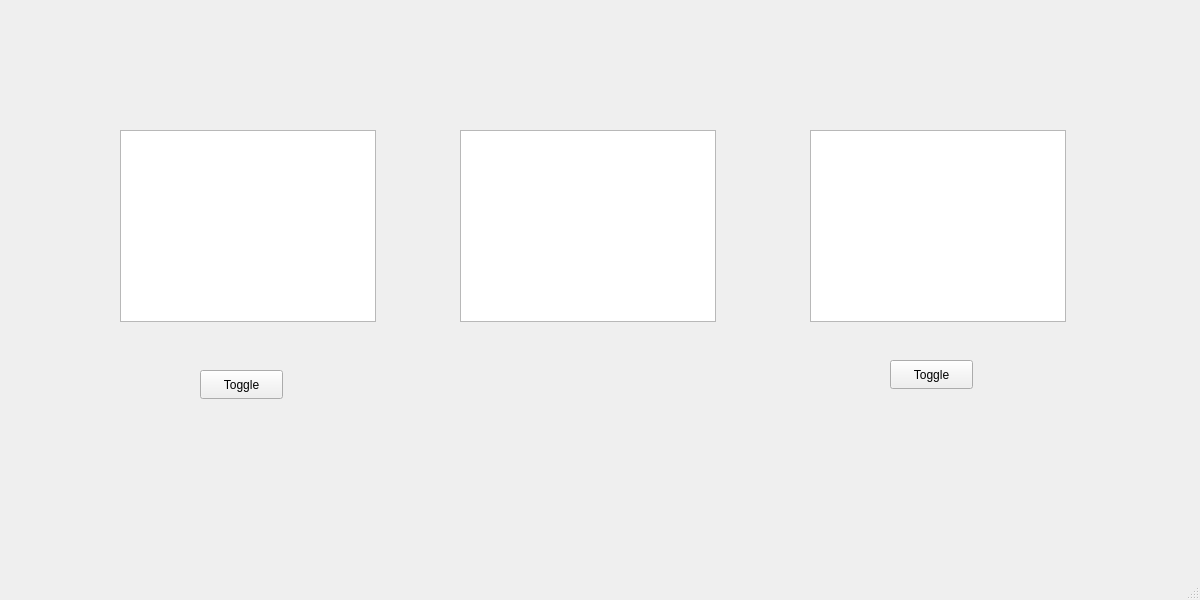
<?xml version="1.0" encoding="UTF-8"?>
<ui version="4.0">
 <class>MainWindow</class>
 <widget class="QMainWindow" name="MainWindow">
  <property name="geometry">
   <rect>
    <x>0</x>
    <y>0</y>
    <width>1200</width>
    <height>600</height>
   </rect>
  </property>
  <property name="windowTitle">
   <string>MainWindow</string>
  </property>
  <widget class="QWidget" name="centralwidget">
   <widget class="QListWidget" name="generatorListBox">
    <property name="geometry">
     <rect>
      <x>120</x>
      <y>130</y>
      <width>256</width>
      <height>192</height>
     </rect>
    </property>
   </widget>
   <widget class="QListWidget" name="queueListBox">
    <property name="geometry">
     <rect>
      <x>460</x>
      <y>130</y>
      <width>256</width>
      <height>192</height>
     </rect>
    </property>
   </widget>
   <widget class="QListWidget" name="consumerListBox">
    <property name="geometry">
     <rect>
      <x>810</x>
      <y>130</y>
      <width>256</width>
      <height>192</height>
     </rect>
    </property>
   </widget>
   <widget class="QPushButton" name="generatorButton">
    <property name="geometry">
     <rect>
      <x>200</x>
      <y>370</y>
      <width>83</width>
      <height>29</height>
     </rect>
    </property>
    <property name="text">
     <string>Toggle</string>
    </property>
   </widget>
   <widget class="QPushButton" name="consumerButton">
    <property name="geometry">
     <rect>
      <x>890</x>
      <y>360</y>
      <width>83</width>
      <height>29</height>
     </rect>
    </property>
    <property name="text">
     <string>Toggle</string>
    </property>
   </widget>
  </widget>
  <widget class="QMenuBar" name="menubar">
   <property name="geometry">
    <rect>
     <x>0</x>
     <y>0</y>
     <width>1200</width>
     <height>25</height>
    </rect>
   </property>
  </widget>
  <widget class="QStatusBar" name="statusbar"/>
 </widget>
 <resources/>
 <connections/>
</ui>
